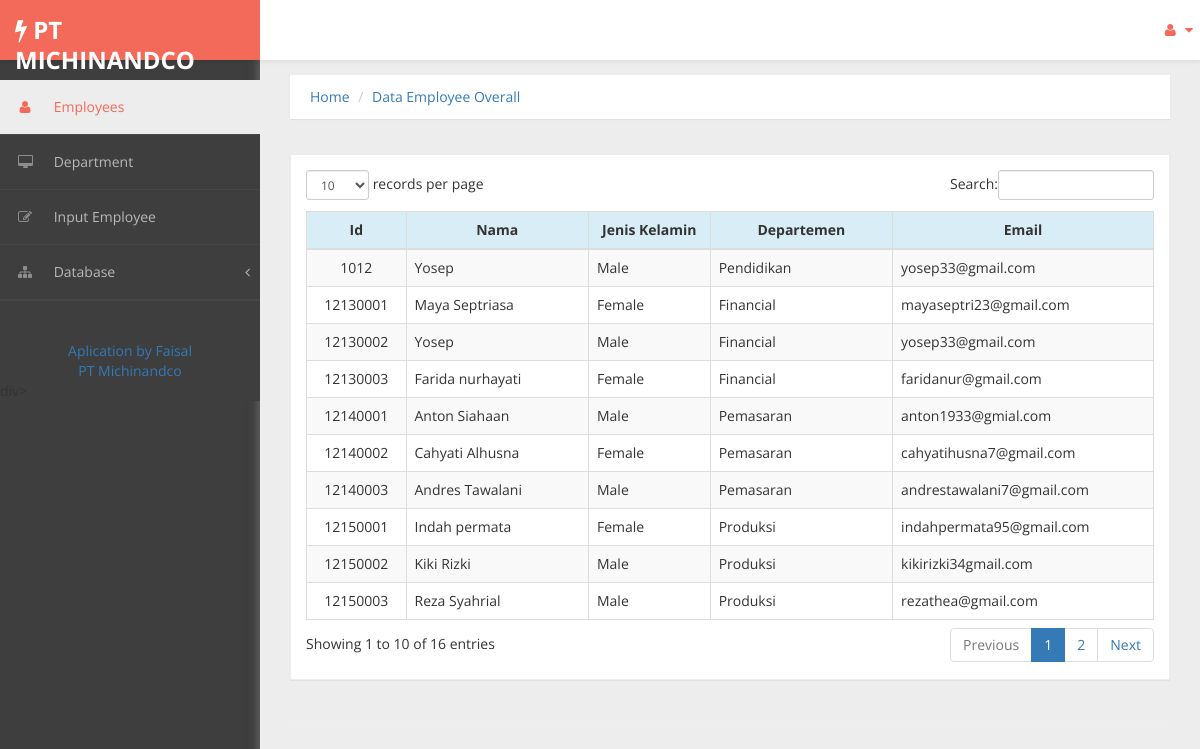
Page /dashboard.php on the committed database.
### tables this page shows
CREATE TABLE IF NOT EXISTS `pegawai` (
  `id` int(20) NOT NULL,
  `name` varchar(50) NOT NULL,
  `dateofbirth` date NOT NULL,
  `gender` varchar(10) NOT NULL,
  `departemen` varchar(50) NOT NULL,
  `email` varchar(40) NOT NULL,
  `addres` varchar(100) NOT NULL,
  `photo` varchar(50) DEFAULT NULL,
  PRIMARY KEY (`id`)
);

### dashboard.php (the view, shortened to what this page needs)
<?php require_once('Connections/koneksi.php'); ?>
<?php
$query_pegawai = "SELECT * FROM pegawai";
$pegawai = mysql_query($query_pegawai, $koneksi) or die(mysql_error());
$row_pegawai = mysql_fetch_assoc($pegawai);
?>
<!DOCTYPE html PUBLIC "-//W3C//DTD XHTML 1.0 Transitional//EN" "http://www.w3.org/TR/xhtml1/DTD/xhtml1-transitional.dtd">
<html xmlns="http://www.w3.org/1999/xhtml">
<head>
    <link href="Bootstrap/css/bootstrap.css" rel="stylesheet" />
    <link href="Bootstrap/css/font-awesome.css" rel="stylesheet" />
    <link href="Bootstrap/css/custom-styles.css" rel="stylesheet" />
    <link href="Bootstrap/js/dataTables/dataTables.bootstrap.css" rel="stylesheet" /></head>
<body>
 <div id="wrapper">
        <nav class="navbar navbar-default top-navbar" role="navigation">
            <div class="navbar-header">
                <a class="navbar-brand"><strong><i class="icon fa fa-bolt"></i> PT MICHINANDCO</strong></a>
            </div>
            <ul class="nav navbar-top-links navbar-right">
                <li class="dropdown">
                <li class="dropdown">
                    <a class="dropdown-toggle" data-toggle="dropdown" href="#" aria-expanded="false">
                        <i class="fa fa-user fa-fw"></i> <i class="fa fa-caret-down"></i>
                    </a>
                </li>
            </ul>
        </nav>
        <nav class="navbar-default navbar-side" role="navigation">
            <div class="sidebar-collapse">
                <ul class="nav" id="main-menu">
                    <li>
                        <a class="active-menu" href="dashboard.php"><i class="fa fa-user"></i> Employees</a>
                    </li>
                    <li>
                        <a href="menu/department.php"><i class="fa fa-desktop"></i> Department</a>
                    </li>
                    <li>
                        <a href="menu/add_employee.php"><i class="fa fa-edit"></i> Input Employee</a>
                    </li>
					 <li>
                        <a href="#"><i class="fa fa-sitemap"></i> Database<span class="fa arrow"></span></a>
				  </li>
<li role="presentation" class="divider"></li>
		</ul>
		<center><div><a>Aplication by Faisal</a><br/><a >PT Michinandco</a></div></center>
</div>
        </nav>
        <div id="page-wrapper" >
        <div class="header">
						<ol class="breadcrumb">
					  <li ><a href="dashboard.php">Home</a></li>
					  <li><a>Data Employee Overall</a></li>
					</ol>
		</div>
            <div id="page-inner">
            <div class="row">
                <div class="col-md-12">
                    <div class="panel panel-default">
                        <div class="panel-body">
                            <div class="table-responsive">
                                <table class="table table-striped table-bordered table-hover" id="dataTables-example">
                                    <thead>
  <tr>
                 <td class="info" width="5%"><div align="center"><strong>Id</strong></div></td>
                 <td class="info" width="25%"><div align="center"><strong>Nama</strong></div></td>
                 <td class="info" width="10%"><div align="center"><strong>Jenis Kelamin</strong></div></td>
                 <td class="info" width="10%"><div align="center"><strong>Departemen</strong></div></td>
                 <td class="info" width="20%"><div align="center"><strong>Email</strong></div></td>
               </tr>
               </thead>
               <?php do { ?>
                 <tr>
                <td width="5%"><div align="center"><?php echo $row_pegawai['id']; ?></div></td>
                 <td width="15%"><div><?php echo $row_pegawai['name']; ?></div></td>
                 <td width="10%"><div><?php echo $row_pegawai['gender']; ?></div></td>
                 <td width="15%"><div><?php echo $row_pegawai['departemen']; ?></div></td>
                 <td width="15%"><div><?php echo $row_pegawai['email']; ?></div></td>
               </tr>
               <?php } while ($row_pegawai = mysql_fetch_assoc($pegawai)); ?>
                                </table>
                            </div>
                        </div>
                    </div>
                </div>
            </div>
                  <hr />
            </div>
        </div>
</body>
</html>

### rows in the picture
pegawai: id "1012", name "Yosep", gender "Male", departemen "Pendidikan", email "yosep33@gmail.com"
pegawai: id "12130001", name "Maya Septriasa", gender "Female", departemen "Financial", email "mayaseptri23@gmail.com"
pegawai: id "12130002", name "Yosep", gender "Male", departemen "Financial", email "yosep33@gmail.com"
pegawai: id "12130003", name "Farida nurhayati", gender "Female", departemen "Financial", email "faridanur@gmail.com"
pegawai: id "12140001", name "Anton Siahaan", gender "Male", departemen "Pemasaran", email "anton1933@gmial.com"
pegawai: id "12140002", name "Cahyati Alhusna", gender "Female", departemen "Pemasaran", email "cahyatihusna7@gmail.com"
pegawai: id "12140003", name "Andres Tawalani", gender "Male", departemen "Pemasaran", email "andrestawalani7@gmail.com"
pegawai: id "12150001", name "Indah permata", gender "Female", departemen "Produksi", email "indahpermata95@gmail.com"
pegawai: id "12150002", name "Kiki Rizki", gender "Male", departemen "Produksi", email "kikirizki34gmail.com"
pegawai: id "12150003", name "Reza Syahrial", gender "Male", departemen "Produksi", email "rezathea@gmail.com"
